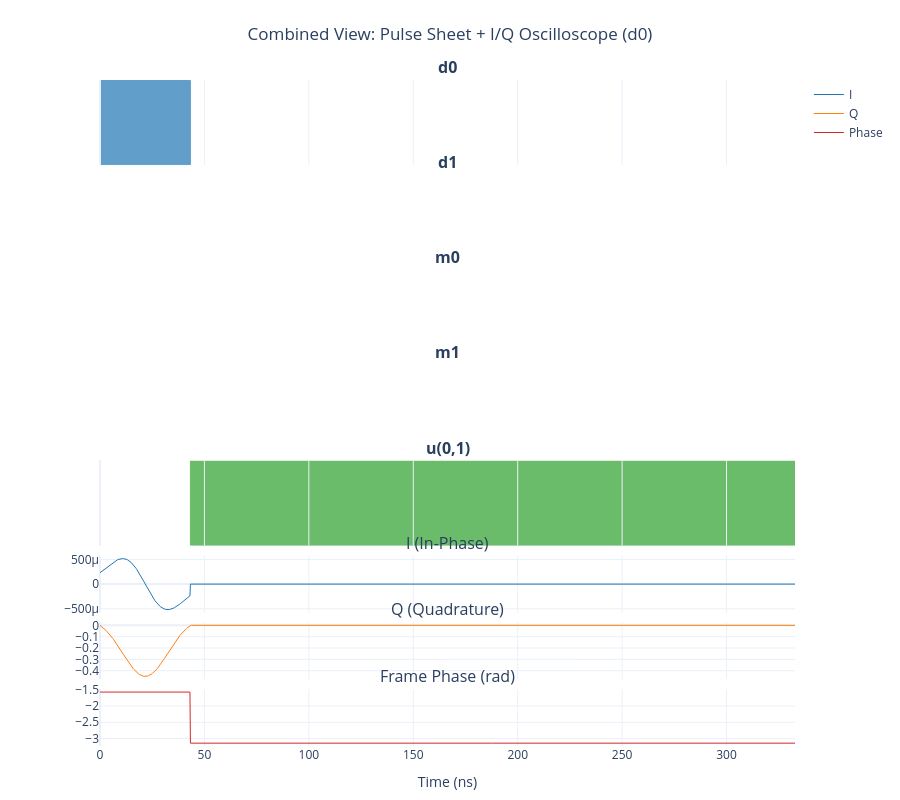

Here is the notebook cell this chart was saved with:
### Code cell
# Combined view - Pulse Sheet + I/Q Oscilloscope synchronized
fig = create_combined_view(sim, "d0", start_dt=0, length_dt=1500)
fig.show()

### Figure 1 — Plotly figure (JSON) as saved in the notebook; plotly's stock layout.template omitted (floating-point values rounded to 4 significant figures; data arrays with more than 128 entries replaced by an {"elided": "..."} marker saying what was removed)
{"data": [{"hovertemplate": "Time: %{x:.2f} ns<br>I: %{y:.4f}<extra></extra>", "line": {"color": "#1f77b4", "width": 1}, "mode": "lines", "name": "I", "type": "scatter", "x": {"elided": "1500 float values"}, "xaxis": "x6", "y": {"elided": "1500 float values"}, "yaxis": "y6"}, {"hovertemplate": "Time: %{x:.2f} ns<br>Q: %{y:.4f}<extra></extra>", "line": {"color": "#ff7f0e", "width": 1}, "mode": "lines", "name": "Q", "type": "scatter", "x": {"elided": "1500 float values"}, "xaxis": "x7", "y": {"elided": "1500 float values"}, "yaxis": "y7"}, {"hovertemplate": "Time: %{x:.2f} ns<br>Phase: %{y:.4f} rad<extra></extra>", "line": {"color": "#d62728", "width": 1}, "mode": "lines", "name": "Phase", "type": "scatter", "x": {"elided": "1500 float values"}, "xaxis": "x8", "y": {"elided": "1500 float values"}, "yaxis": "y8"}], "layout": {"annotations": [{"font": {"size": 16}, "showarrow": false, "text": "<b>d0</b>", "x": 0.5, "xanchor": "center", "xref": "paper", "y": 1.0, "yanchor": "bottom", "yref": "paper"}, {"font": {"size": 16}, "showarrow": false, "text": "<b>d1</b>", "x": 0.5, "xanchor": "center", "xref": "paper", "y": 0.8571, "yanchor": "bottom", "yref": "paper"}, {"font": {"size": 16}, "showarrow": false, "text": "<b>m0</b>", "x": 0.5, "xanchor": "center", "xref": "paper", "y": 0.7143, "yanchor": "bottom", "yref": "paper"}, {"font": {"size": 16}, "showarrow": false, "text": "<b>m1</b>", "x": 0.5, "xanchor": "center", "xref": "paper", "y": 0.5714, "yanchor": "bottom", "yref": "paper"}, {"font": {"size": 16}, "showarrow": false, "text": "<b>u(0,1)</b>", "x": 0.5, "xanchor": "center", "xref": "paper", "y": 0.4286, "yanchor": "bottom", "yref": "paper"}, {"font": {"size": 16}, "showarrow": false, "text": "I (In-Phase)", "x": 0.5, "xanchor": "center", "xref": "paper", "y": 0.2857, "yanchor": "bottom", "yref": "paper"}, {"font": {"size": 16}, "showarrow": false, "text": "Q (Quadrature)", "x": 0.5, "xanchor": "center", "xref": "paper", "y": 0.1855, "yanchor": "bottom", "yref": "paper"}, {"font": {"size": 16}, "showarrow": false, "text": "Frame Phase (rad)", "x": 0.5, "xanchor": "center", "xref": "paper", "y": 0.08524, "yanchor": "bottom", "yref": "paper"}], "height": 800, "hovermode": "x unified", "margin": {"b": 50, "l": 100, "r": 50, "t": 80}, "shapes": [{"fillcolor": "#1f77b4", "layer": "below", "line": {"color": "#1f77b4", "width": 1}, "opacity": 0.7, "type": "rect", "x0": 0.0, "x1": 43.29, "xref": "x", "y0": 0.1, "y1": 0.9, "yref": "y"}, {"fillcolor": "#2ca02c", "layer": "below", "line": {"color": "#2ca02c", "width": 1}, "opacity": 0.7, "type": "rect", "x0": 43.29, "x1": 332.8, "xref": "x5", "y0": 0.1, "y1": 0.9, "yref": "y5"}], "showlegend": true, "title": {"text": "Combined View: Pulse Sheet + I/Q Oscilloscope (d0)", "x": 0.5}, "xaxis": {"anchor": "y", "domain": [0.0, 1.0], "matches": "x8", "showticklabels": false}, "xaxis2": {"anchor": "y2", "domain": [0.0, 1.0], "matches": "x8", "showticklabels": false}, "xaxis3": {"anchor": "y3", "domain": [0.0, 1.0], "matches": "x8", "showticklabels": false}, "xaxis4": {"anchor": "y4", "domain": [0.0, 1.0], "matches": "x8", "showticklabels": false}, "xaxis5": {"anchor": "y5", "domain": [0.0, 1.0], "matches": "x8", "showticklabels": false}, "xaxis6": {"anchor": "y6", "domain": [0.0, 1.0], "matches": "x8", "showticklabels": false}, "xaxis7": {"anchor": "y7", "domain": [0.0, 1.0], "matches": "x8", "showticklabels": false}, "xaxis8": {"anchor": "y8", "domain": [0.0, 1.0], "range": [0.0, 332.8], "title": {"text": "Time (ns)"}}, "yaxis": {"anchor": "x", "domain": [0.8721, 1.0], "visible": false}, "yaxis2": {"anchor": "x2", "domain": [0.7293, 0.8571], "visible": false}, "yaxis3": {"anchor": "x3", "domain": [0.5864, 0.7143], "visible": false}, "yaxis4": {"anchor": "x4", "domain": [0.4436, 0.5714], "visible": false}, "yaxis5": {"anchor": "x5", "domain": [0.3007, 0.4286], "visible": false}, "yaxis6": {"anchor": "x6", "domain": [0.2005, 0.2857]}, "yaxis7": {"anchor": "x7", "domain": [0.1002, 0.1855]}, "yaxis8": {"anchor": "x8", "domain": [0.0, 0.08524]}}}
